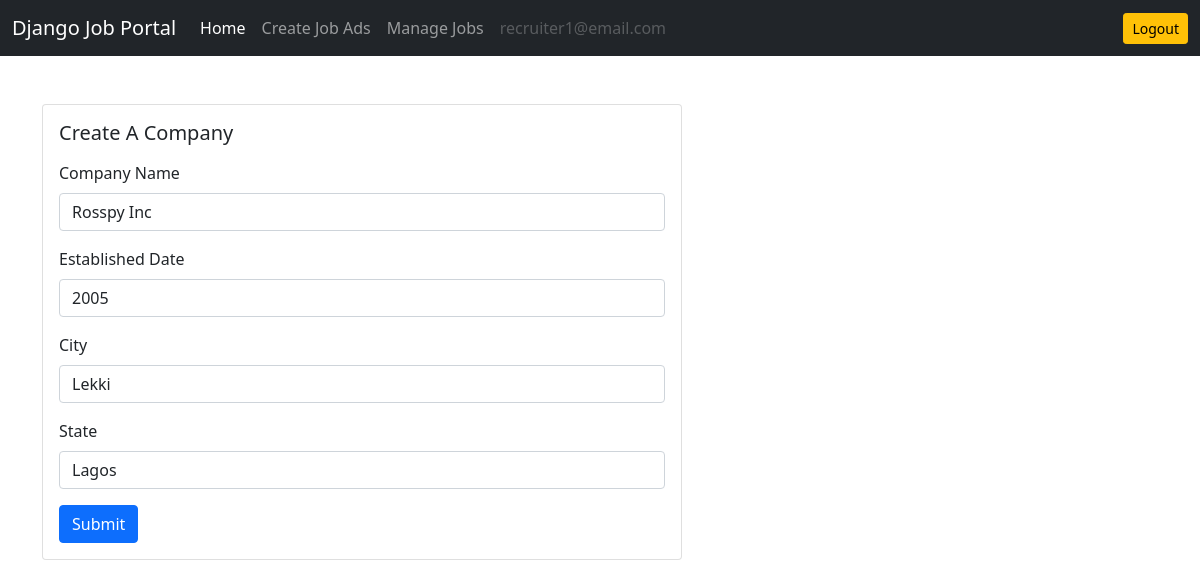
/company/update-company/ (signed in), run on the app's committed database.
### users/models.py (models this page shows)
class User(AbstractUser):
    email = models.EmailField(unique=True)
    is_recruiter = models.BooleanField(default=False)
    is_applicant = models.BooleanField(default=False)
    has_resume = models.BooleanField(default=False)
    has_company = models.BooleanField(default=False)

### company/models.py (models this page shows, shortened)
class Company(models.Model):
    user = models.OneToOneField(User, on_delete=models.CASCADE)
    name = models.CharField(max_length=100, null=True, blank=True)
    est_date = models.PositiveIntegerField(null=True, blank=True)
    city = models.CharField(max_length=100, null=True, blank=True)
    state = models.CharField(max_length=100, null=True, blank=True)

### company/views.py (the view)
# urls.py: path('update-company/', views.update_company, name='update-company'),
def update_company(request):
    if request.user.is_recruiter:
        company = Company.objects.get(user=request.user)
        if request.method == 'POST':
            form = UpdateCompanyForm(request.POST, instance=company)
            if form.is_valid():
                var = form.save(commit=False)
                user = User.objects.get(id=request.user.id)
                user.has_company = True
                var.save()
                user.save()
                messages.info(request, 'Your company info has been updated!')
                return redirect('dashboard')
            else:
                messages.warning(request, 'Something went wrong')
        else:
            form = UpdateCompanyForm(instance=company)
            context = {'form':form}
            return render(request, 'company/update_company.html', context)
    else:
        messages.warning(request, 'Permission denied')
        return redirect('dashboard')

### company/form.py
class UpdateCompanyForm(forms.ModelForm):
    class Meta:
        model =  Company
        exclude = ('user', )

### templates/company/update_company.html (shortened to what this page needs)
{% extends 'base.html' %}
{% load widget_tweaks %}
{% block content %}
<div class="row">
    <div class="col-md-6">
        <div class="card mx-auto" style="width: 40rem;">
            <div class="card-body">
                <h5 class="card-title mb-3">Create A Company</h5>
                <form method="POST">
                    <div class="mb-3">
                        <label for="exampleInputEmail1" class="form-label">Company Name</label>
                        {% render_field form.name class="form-control" %}
                    </div>
                    <div class="mb-3">
                        <label for="exampleInputEmail1" class="form-label">Established Date</label>
                        {% render_field form.est_date class="form-control" %}
                    </div>
                    <div class="mb-3">
                        <label for="exampleInputEmail1" class="form-label">City</label>
                        {% render_field form.city class="form-control" %}
                    </div>
                    <div class="mb-3">
                        <label for="exampleInputEmail1" class="form-label">State</label>
                        {% render_field form.state class="form-control" %}
                    </div>
                    <button type="submit" class="btn btn-primary">Submit</button>
                </form>
            </div>
        </div>
    </div>
</div>
{% endblock content %}

### templates/base.html (shortened to what this page needs)
<!doctype html>
<html lang="en">
<head>
    <link href="https://cdn.jsdelivr.net/npm/bootstrap@5.0.2/dist/css/bootstrap.min.css" rel="stylesheet"
>
</head>
<body>
    <nav class="navbar navbar-expand-lg navbar-dark bg-dark">
        <div class="container-fluid">
            <a class="navbar-brand" href="{% url 'home' %}">Django Job Portal</a>
            <div class="collapse navbar-collapse" id="navbarSupportedContent">
                {% if request.user.is_authenticated %}
                {% if request.user.is_applicant %}
                <ul class="navbar-nav me-auto mb-2 mb-lg-0">
                    <li class="nav-item">
                        <a class="nav-link active" aria-current="page" href="#">Home</a>
                    </li>
                    {% if request.user.has_resume %}
                    <li class="nav-item">
                        <a class="nav-link" href="{% url 'job-listing' %}">Apply to Jobs</a>
                    </li>
                    <li class="nav-item">
                        <a class="nav-link" aria-current="page" href="{% url 'applied-jobs' %}">Manage Job Applications</a>
                    </li>
                    {% else %}
                    <li class="nav-item">
                        <a class="nav-link" href="{% url 'update-resume' %}">Create Resume</a>
                    </li>
                    {% endif %}
                    <li class="nav-item">
                        <a class="nav-link disabled" href="#" tabindex="-1" aria-disabled="true">{{request.user.email}}</a>
                    </li>
                </ul>
                <a href="{% url 'logout' %}" class="btn btn-warning btn-sm">Logout</a>
                {% elif request.user.is_recruiter %}
                <ul class="navbar-nav me-auto mb-2 mb-lg-0">
                    <li class="nav-item">
                        <a class="nav-link active" aria-current="page" href="#">Home</a>
                    </li>
                    {% if request.user.has_company %}
                    <li class="nav-item">
                        <a class="nav-link" href="{% url 'create-job' %}">Create Job Ads</a>
                    </li>
                    <li class="nav-item">
                        <a class="nav-link" href="{% url 'manage-jobs' %}">Manage Jobs</a>
                    </li>
                    {% else %}
                    <li class="nav-item">
                        <a class="nav-link" href="{% url 'update-company' %}">Create Company</a>
                    </li>
                    {% endif %}
                    <li class="nav-item">
                        <a class="nav-link disabled" href="#" tabindex="-1" aria-disabled="true">{{request.user.email}}</a>
                    </li>
                </ul>
                <a href="{% url 'logout' %}" class="btn btn-warning btn-sm">Logout</a>
                {% endif %}
                {% endif %}
            </div>
        </div>
    </nav>
    <div class="container mt-5">
        {% block content %}
        {% endblock content %}
    </div>
</body>
</html>

### data on the page
User: user.email "recruiter1@email.com"
Company: name "Rosspy Inc", est_date "2005", city "Lekki", state "Lagos"
